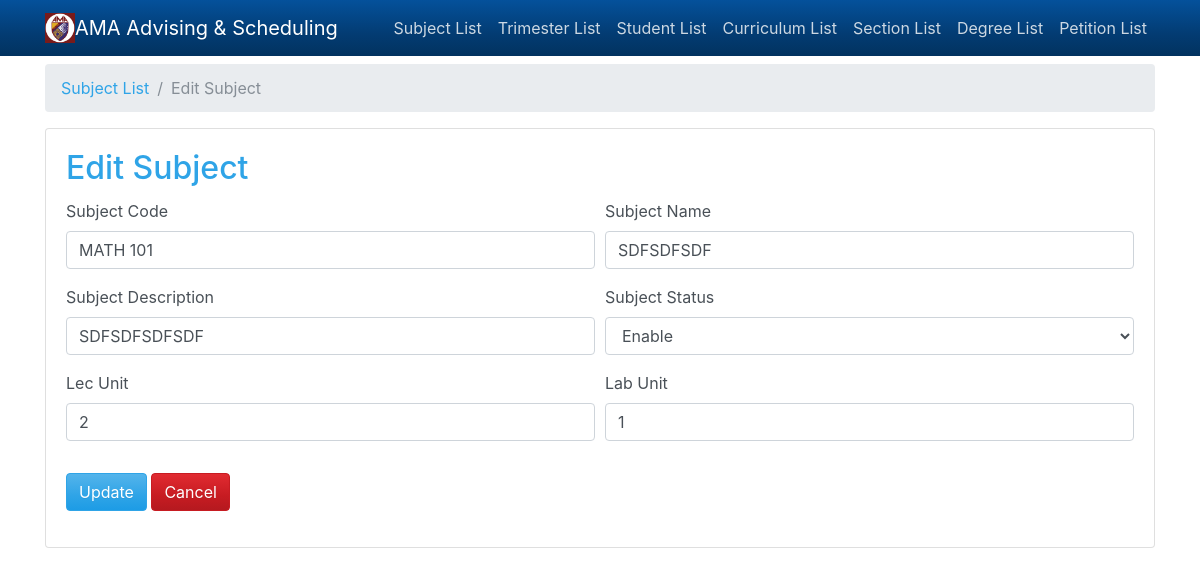
The app's page /index.php?edit=subject&edit_id=1 with its own data.
### tables this page shows
CREATE TABLE `subject_list` (
  `id` int(11) NOT NULL,
  `subject_code` varchar(50) NOT NULL,
  `subject_name` varchar(50) NOT NULL,
  `subject_desc` varchar(50) NOT NULL,
  `subject_status` tinyint(1) NOT NULL,
  `lec_unit` int(11) NOT NULL,
  `lab_unit` int(11) NOT NULL DEFAULT 0
);

### includes/db_config.php (called while the page is built, shortened)
<?php
$host = 'localhost';
$user = 'root';
$password = '';
$database = 'ama';
$connect = mysqli_connect($host, $user, $password, $database);
function query($sql) {
	global $connect;
	$result = mysqli_query($connect, $sql);
	return $result;
}

### forms/edit_subject.form.php (the view, shortened to what this page needs)
<ol class="breadcrumb">
  <li class="breadcrumb-item active"><a href="index.php?menu=subject_list">Subject List</a></li>
  <li class="breadcrumb-item active">Edit Subject</li>
</ol>
<div class="card">
	<div class="card-body">
		<h2 class="card-title">Edit Subject</h2>
		<?php
		if(isset($_GET['edit_id'])):
			$edit_id = $_GET['edit_id'];
			$select_sl = query("select * from subject_list where id = '$edit_id'");
			if($select_sl):
				while($row = mysqli_fetch_assoc($select_sl)):
					?>
					<form action="index.php?edit=subject&edit_id=<?php echo $row['id'] ?>" method="POST">
						<div class="form-row">
							<div class="form-group col-md-6">
								<label for="subject_code">Subject Code</label>
								<input class="form-control" type="text" id="subject_code" name="subject_code" value="<?php echo $row['subject_code'] ?>">
							</div>
							<div class="form-group col-md-6">
								<label for="subject_name">Subject Name</label>
								<input class="form-control" type="text" id="subject_name" name="subject_name" value="<?php echo $row['subject_name'] ?>">
							</div>
							<div class="form-group col-md-6">
								<label for="subject_desc">Subject Description</label>
								<input class="form-control" type="text" name="subject_desc" value="<?php echo $row['subject_desc'] ?>">
							</div>
							<div class="form-group col-md-6">
								<label for="subject_status">Subject Status</label>
								<select class="form-control" id="subject_status" name="subject_status">
									<?php
									$z = ['Enable' => 1, 'Disable' => 0];
									foreach($z as $key => $value): ?>
										<option value="<?php echo $value ?>" <?php if($row['subject_status'] == $value) echo 'selected' ?>><?php echo $key?></option>
									<?php endforeach; ?>
								</select>
							</div>
							<div class="form-group col-md-6">
								<label for="lec_unit">Lec Unit</label>
								<input class="form-control" type="text" id="lec_unit" name="lec_unit" value="<?php echo $row['lec_unit'] ?>">
							</div>
							<div class="form-group col-md-6">
								<label for="lab_unit">Lab Unit</label>
								<input class="form-control" type="text" id="lab_unit" name="lab_unit" value="<?php echo $row['lab_unit'] ?>">
							</div>
						</div>
						<div class="form-group">
							<button class="btn btn-primary" type="submit" name="edit_subject">Update</button>
							<a class="btn btn-danger" href="index.php?menu=subject_list">Cancel</a>
						</div>
					</form>
					<?php
				endwhile;
	 		endif;
 		endif;
		?>
	</div>
</div>

### records on screen
subject_list: subject_code "MATH 101", subject_name "SDFSDFSDF", subject_desc "SDFSDFSDFSDF", subject_status "Enable", lec_unit "2", lab_unit "1"
